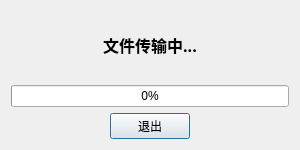
<?xml version="1.0" encoding="UTF-8"?>
<ui version="4.0">
 <class>FileSender</class>
 <widget class="QDialog" name="FileSender">
  <property name="geometry">
   <rect>
    <x>0</x>
    <y>0</y>
    <width>300</width>
    <height>150</height>
   </rect>
  </property>
  <property name="windowTitle">
   <string>Dialog</string>
  </property>
  <layout class="QVBoxLayout" name="verticalLayout">
   <item>
    <widget class="QLabel" name="serverStatusLabel">
     <property name="font">
      <font>
       <family>Agency FB</family>
       <pointsize>12</pointsize>
       <weight>75</weight>
       <bold>true</bold>
      </font>
     </property>
     <property name="text">
      <string>文件传输中...</string>
     </property>
     <property name="alignment">
      <set>Qt::AlignCenter</set>
     </property>
    </widget>
   </item>
   <item>
    <widget class="QProgressBar" name="progressBar">
     <property name="value">
      <number>0</number>
     </property>
    </widget>
   </item>
   <item>
    <layout class="QHBoxLayout" name="horizontalLayout">
     <item>
      <spacer name="horizontalSpacer">
       <property name="orientation">
        <enum>Qt::Horizontal</enum>
       </property>
       <property name="sizeHint" stdset="0">
        <size>
         <width>40</width>
         <height>20</height>
        </size>
       </property>
      </spacer>
     </item>
     <item>
      <widget class="QPushButton" name="btnQuit">
       <property name="text">
        <string>退出</string>
       </property>
      </widget>
     </item>
     <item>
      <spacer name="horizontalSpacer_2">
       <property name="orientation">
        <enum>Qt::Horizontal</enum>
       </property>
       <property name="sizeHint" stdset="0">
        <size>
         <width>40</width>
         <height>20</height>
        </size>
       </property>
      </spacer>
     </item>
    </layout>
   </item>
  </layout>
 </widget>
 <resources/>
 <connections/>
</ui>
